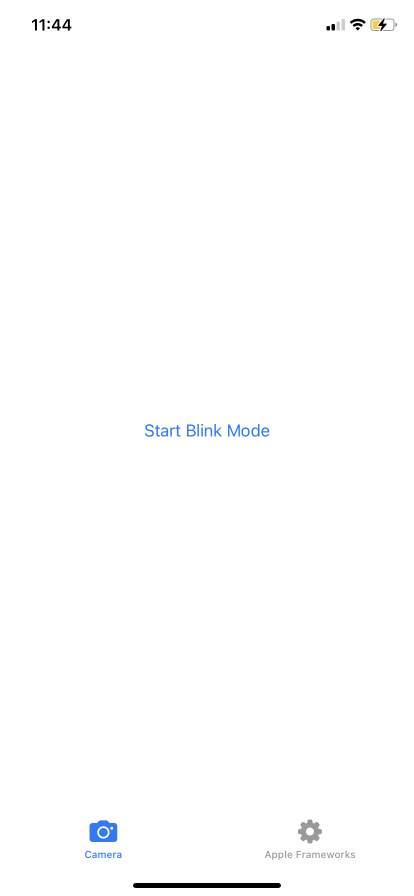
#> input picture IMG_FC925768CC8B-1.jpeg, 828 x 1792 px (shown at 1/2 size)
$ python griot.py
#> lines starting #> are read from the running program, lines starting #| are printed output that depends on the picture
from PIL import Image

def resize_image(input_path, output_path, new_width, new_height):
#> called with input_path = 'IMG_FC925768CC8B-1.jpeg', output_path = 'iOS_5_5.jpg', new_width = 1242, new_height = 2208
    with Image.open(input_path) as img:
#> img is the input picture: PIL image 828x1792 RGB; mean R, G, B 253.5, 253.7, 254.1
        resized_img = img.resize((new_width, new_height))
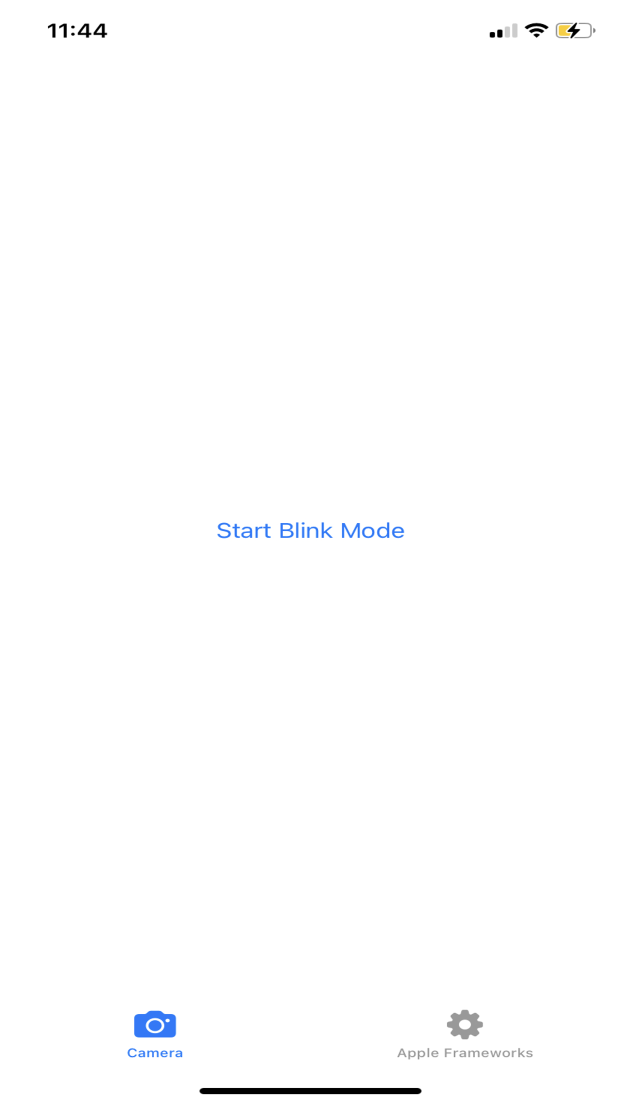
#> resized_img: PIL image 1242x2208 RGB (shown at 1/2 size); mean R, G, B 253.5, 253.7, 254.1
        resized_img.save(output_path)
        print(f"Image saved successfully at {output_path}")


input_image_path = 'IMG_FC925768CC8B-1.jpeg'  # Replace with your image path

# iOS 5.5 specifications
iOS_5_5_width = 1242
iOS_5_5_height = 2208

resize_image(input_image_path, "iOS_5_5.jpg", iOS_5_5_width, iOS_5_5_height)

# iOS 6.5 specifications
iOS_6_5_width = 1242
iOS_6_5_height = 2688

resize_image(input_image_path, "iOS_6_5.jpg", iOS_6_5_width, iOS_6_5_height)
